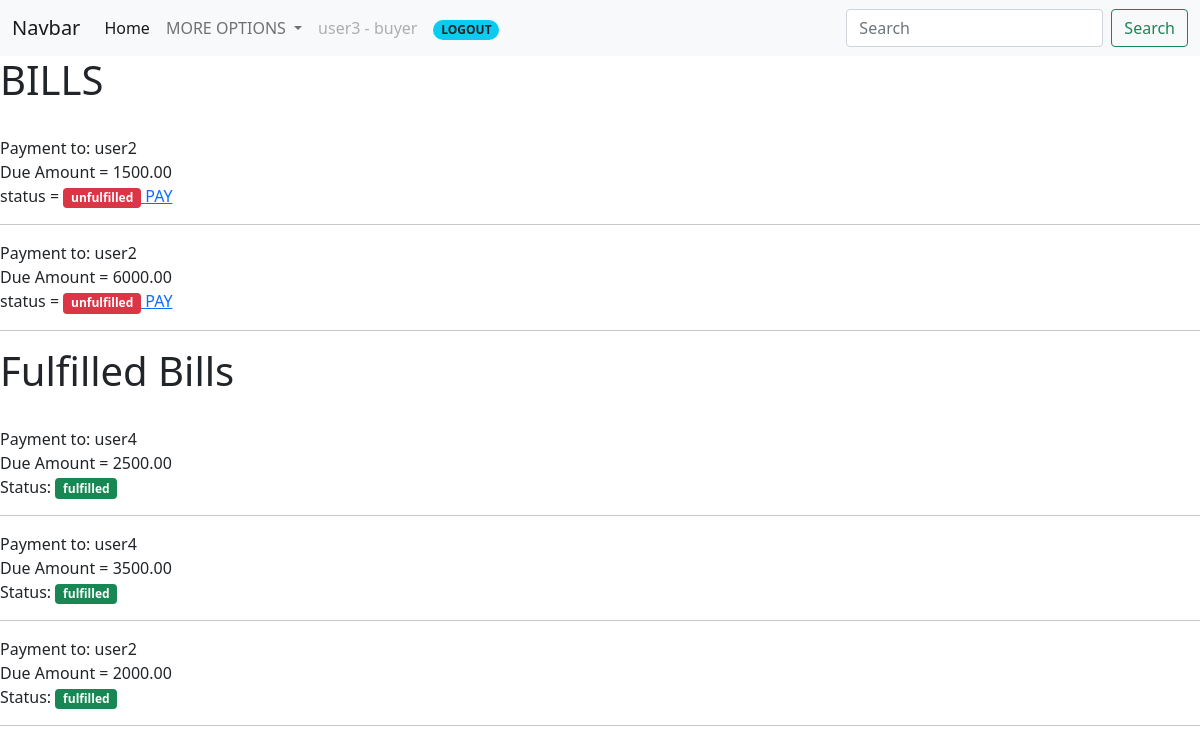
Page /view (signed in) on the committed database.
### base/models.py (models this page shows, shortened)
class CustomUser(AbstractUser):
    USER_TYPES = (
        ('seller', 'Seller'),
        ('buyer', 'Buyer'),
    )
    user_type= models.CharField(max_length=10, choices=USER_TYPES)

class Bill(models.Model):
    STATUS =(
        ('fulfilled' , 'FULFILLED'),
        ('unfulfilled' , 'UNFULFILLED'),
    )
    seller = models.ForeignKey(Seller , on_delete=models.CASCADE)
    buyer = models.ForeignKey(Buyer , on_delete=models.CASCADE)
    amount = models.DecimalField(max_digits=10, decimal_places=2)
    payment_status = models.CharField(max_length=20 , choices=STATUS , default='unfulfilled')

class Seller(models.Model):
    user = models.OneToOneField(CustomUser, on_delete=models.CASCADE, primary_key=True) # for every seller, there is exactly one user associated with them, and for every user, there is exactly one seller associated with them.

### base/views.py (the view)
# urls.py: path('view' , views.Payment , name='payment'),
def Payment(request):
    if request.user.user_type != 'buyer':
        return HttpResponse("YOU ARE NOT ALLOWED HERE", status=403)
    bill = Bill.objects.all()
    context = {'bills':bill}
    return render (request , 'base/payment.html' , context)

### base/templates/base/payment.html (shortened to what this page needs)
{% include 'base/nav.html' %}
<div>
    <h1> BILLS </h1>
    <br>
    {% for y in bills %}
        {% if request.user.username == y.buyer.user.username %}
             {% if y.payment_status == 'unfulfilled'  %}
                Payment to: {{y.seller.user.username}}<br>
                Due Amount = {{y.amount}}
                <br>
                status = <span class="badge bg-danger"> {{ y.payment_status}}</span><a href="{% url 'payy' y.id %}"> PAY </a>
                <br>
                <hr>
            {% endif %}
        {% endif %}
    {% endfor %}
</div>
<h1>Fulfilled Bills</h1>
{% for y in bills %}
    {% if request.user.username == y.buyer.user.username and y.payment_status == 'fulfilled' %}
        Payment to: {{ y.seller.user.username }}<br>
        Due Amount = {{ y.amount }}<br>
        <p>Status: <span class="badge bg-success">{{ y.payment_status }}</span></p>
        <hr>
    {% endif %}
{% endfor %}

### base/templates/base/nav.html (shortened to what this page needs)
<!doctype html>
<html lang="en">
    <head>
        <link href="https://cdn.jsdelivr.net/npm/bootstrap@5.0.2/dist/css/bootstrap.min.css" rel="stylesheet">
    </head>
    <body>
        <nav class="navbar navbar-expand-lg navbar-light bg-light">
            <div class="container-fluid">
              <a class="navbar-brand" href="#">Navbar</a>
              <div class="collapse navbar-collapse" id="navbarSupportedContent">
                <ul class="navbar-nav me-auto mb-2 mb-lg-0">
                  <li class="nav-item">
                    <a class="nav-link active" aria-current="page" href="{% url 'home' %}">Home</a>
                  </li>
                  <li class="nav-item dropdown">
                    <a class="nav-link dropdown-toggle" href="#" id="navbarDropdown" role="button" data-bs-toggle="dropdown" aria-expanded="false">
                      MORE OPTIONS
                    </a>
                  </li>
                  <li class="nav-item">
                    <a class="nav-link disabled" href="#" tabindex="-1" aria-disabled="true">{{request.user}} - {{request.user.user_type}}</a>
                  </li>
                  {% if request.user.is_authenticated %}
                  <li class="nav-item">
                  <a class="nav-link" href="{% url 'logout' %}"> <span class="badge rounded-pill bg-info text-dark">LOGOUT</span></a>
                  </li>
                  {% else %}
                  <a class="nav-link" href="{% url 'login' %}"> <span class="badge rounded-pill bg-info text-dark">LOGIN</span></a>
                  {% endif %}
                </ul>
                <form class="d-flex">
                  <input class="form-control me-2" type="search" placeholder="Search" aria-label="Search">
                  <button class="btn btn-outline-success" type="submit">Search</button>
                </form>
              </div>
            </div>
          </nav>
    </body>
</html>

### rows in the picture
CustomUser: user "user3", user.user_type "buyer"
Bill: seller.user.username "user2", amount "1500.00", payment_status "unfulfilled"
Bill: seller.user.username "user2", amount "6000.00", payment_status "unfulfilled"
Bill: seller.user.username "user4", amount "2500.00", payment_status "fulfilled"
Bill: seller.user.username "user4", amount "3500.00", payment_status "fulfilled"
Bill: seller.user.username "user2", amount "2000.00", payment_status "fulfilled"
